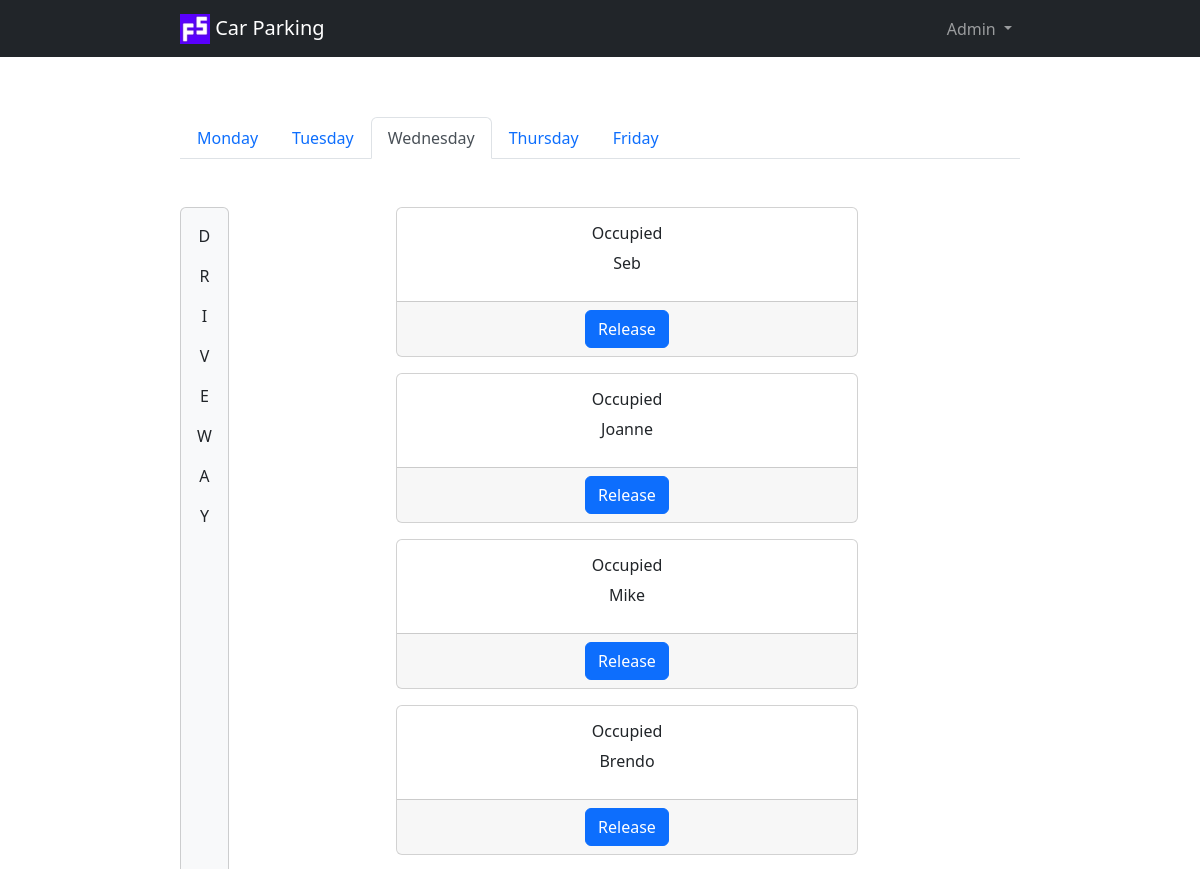
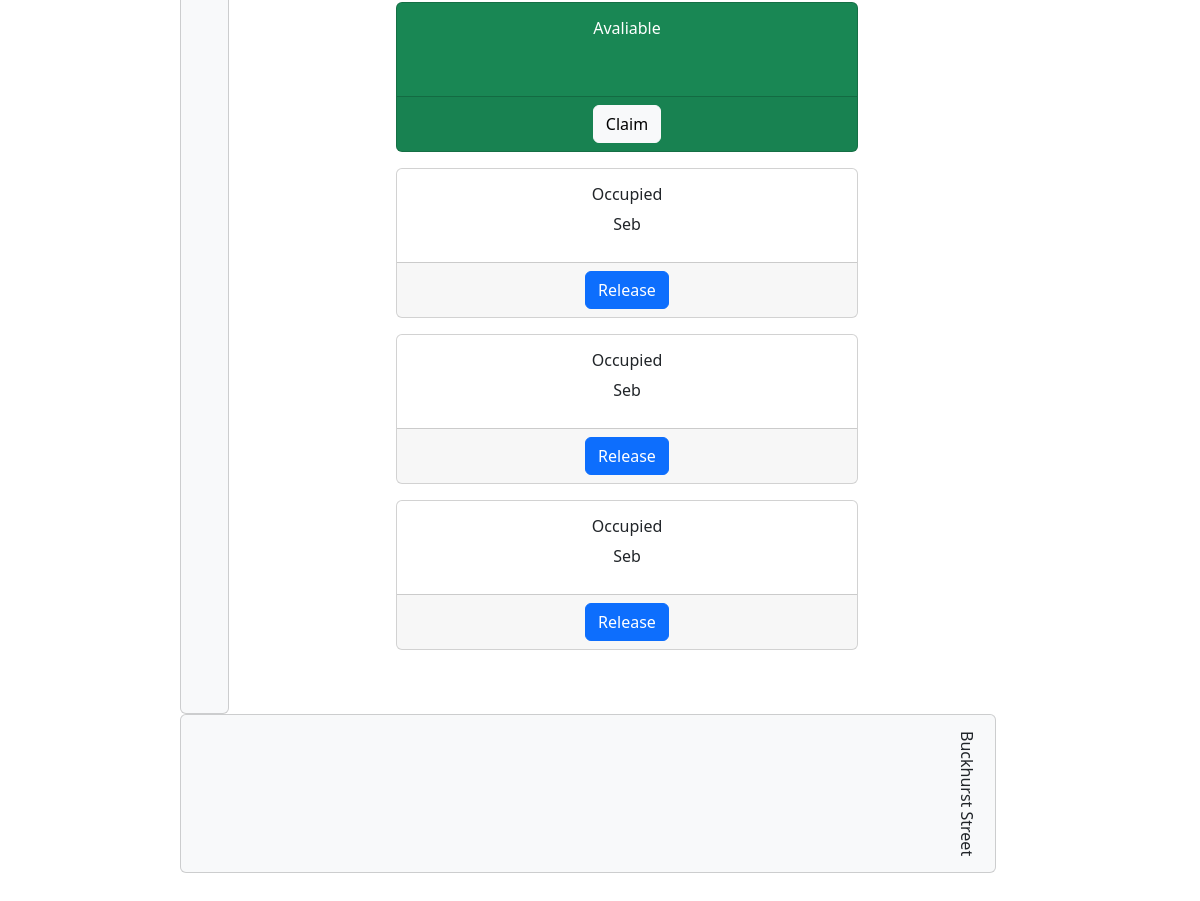
Page /?day=wednesday on the committed database (2 pictures, top to bottom).
### server.py (models this page shows)
class ParkingSpace(db.Model):
    __tablename__ = "parking_spaces"
    id = db.Column(db.Integer, primary_key=True)
    monday = db.Column(db.String(250), nullable=False)
    tuesday = db.Column(db.String(250), nullable=False)
    wednesday = db.Column(db.String(250), nullable=False)
    thursday = db.Column(db.String(250), nullable=False)
    friday = db.Column(db.String(250), nullable=False)
    owner_id = db.Column(db.Integer, db.ForeignKey("owners.id"))
    owner = relationship("Owner", back_populates="parking_spaces")

### server.py (the view)
@app.route("/")
def home():
    if request.args.get("day"):
        current_day = request.args.get("day")
    else:
        current_day = datetime.today().strftime('%A').lower()
    owners = Owner.query.all()
    spaces = ParkingSpace.query.all()
    return render_template("index.html", spaces=spaces, owners=owners, days=days, current_day=current_day)

### templates/index.html (shortened to what this page needs)
{% extends "base.html" %}
{% block content %}
<ul class="nav nav-tabs mb-5">
    {% for day in days %}
    {% if day == current_day %}
    <li class="nav-item">
        <a class="nav-link active" aria-current="page" href="{{ url_for('home', day=day) }}">{{ day.capitalize() }}</a>
    </li>
    {% else %}
    <li class="nav-item">
        <a class="nav-link" href="{{ url_for('home', day=day) }}">{{ day.capitalize() }}</a>
    </li>
    {% endif %}
    {% endfor %}
</ul>
<div class="row mb-5">
    <div class="col-3 d-xxl-none d-flex align-items-stretch">
        <div class="card bg-light">
            <div class="card-body text-center align-middle">
                <p>D</p>
                <p>R</p>
                <p>I</p>
                <p>V</p>
                <p>E</p>
                <p>W</p>
                <p>A</p>
                <p>Y</p>
            </div>
        </div>
    </div>
    <div class="col-9 col-xxl-12">
        <div class="row mb-5">
            {% for space in spaces %}
            <div class="col-9 col-xxl text-center">
                {% if space[current_day] == "" %}
                <div class="card spaces text-bg-success mb-3">
                    {% else %}
                    <div class="card spaces mb-3">
                        {% endif %}
                        <div class="card-body">
                            {% if space[current_day] == "" %}
                            <h5 class="card-title text-wrap">Avaliable</h5>
                            {% else %}
                            <h5 class="card-title text-wrap">Occupied</h5>
                            {% endif %}
                            <p class="card-text text-wrap">{{ space[current_day] }}</p>
                        </div>
                        <div class="card-footer text-center">
                            {% if space[current_day] != "" %}
                            <a href="{{ url_for('release_space', id=space.id, day=current_day) }}"
                                class="btn btn-primary">Release</a>
                            {% else %}
                            <button type="button" class="btn btn-light" data-bs-toggle="modal"
                                data-bs-target="#name{{ space.id }}" data-bs-whatever="@getbootstrap">Claim</button>
                            {% endif %}
                        </div>
                    </div>
                </div>
                {% endfor %}
            </div>
        </div>
        <div class="row mb-5 text-center d-xxl-none">
            <div class="col">
                <div class="card bg-light">
                    <div class="card-body mobile-driveway-text">
                        Buckhurst Street
                    </div>
                </div>
            </div>
        </div>
    </div>
    {% endblock %}

### static/css/styles.css (style rules this page uses)
.card.spaces { height: 150px; }
.card-title { font-size: 1rem; }
.mobile-driveway-text { writing-mode: vertical-rl; text-orientation: mixed; }

### rows in the picture
ParkingSpace: shows "Occupied", wednesday "Seb"
ParkingSpace: shows "Occupied", wednesday "Joanne"
ParkingSpace: shows "Occupied", wednesday "Mike"
ParkingSpace: shows "Occupied", wednesday "Brendo"
ParkingSpace: wednesday "Avaliable"
ParkingSpace: shows "Occupied", wednesday "Seb"
ParkingSpace: shows "Occupied", wednesday "Seb"
ParkingSpace: shows "Occupied", wednesday "Seb"

### other values in the picture
{{ day.capitalize() }} "Monday" "Tuesday" "Thursday" "Friday"
{{ day.capitalize() }} "Wednesday"
